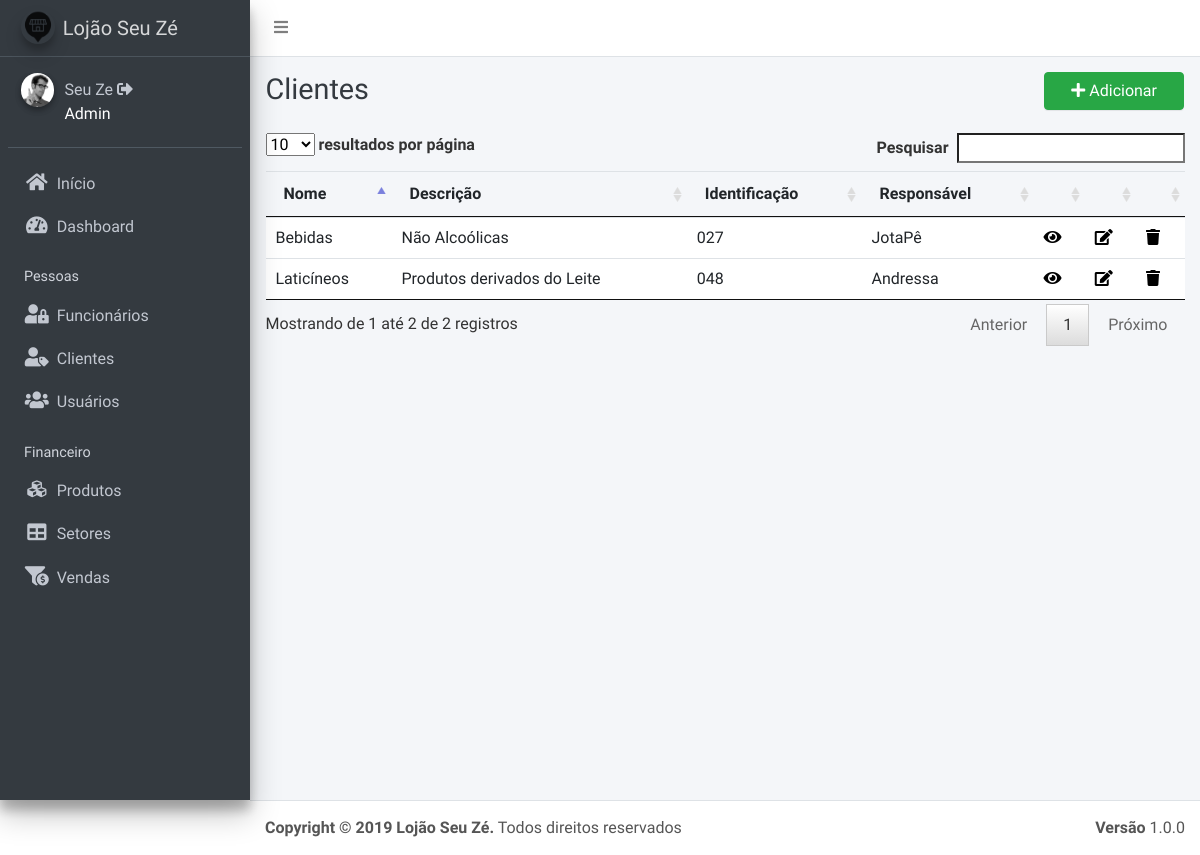
Before: /listaSetores.php (signed in) with the older database file.
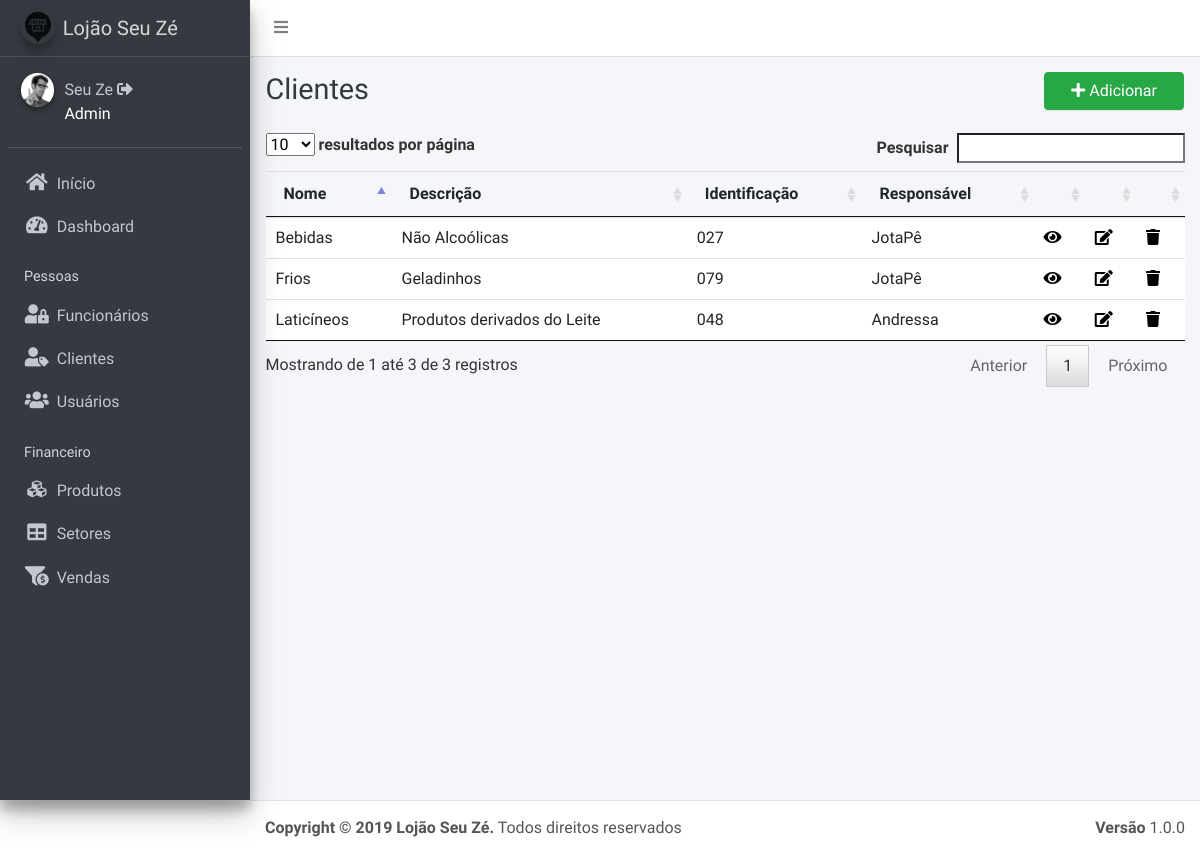
After: the same page with the newer database file.
### tables this page shows
CREATE TABLE `setores` (
  `id` int(11) NOT NULL,
  `nome` varchar(40) NOT NULL,
  `descricao` varchar(60) DEFAULT NULL,
  `nid` varchar(10) NOT NULL,
  `responsavel` int(11) DEFAULT NULL
);

### listaSetores.php (the view, shortened to what this page needs)
<?php require ('header.php'); ?>
<?php require ('dashboard.php'); ?>
<?php
if($_SESSION['cargo']=="Administrador"){
$sql = "SELECT * FROM setores ORDER BY id ASC";
$result = $conexao->query($sql);
?>
  <div class="content-wrapper">
    <div class="content-header">
      <div class="container-fluid">
        <div class="row mb-2">
          <div class="col-sm-3">
            <h1 class="m-0 text-dark">Clientes</h1>
          </div>
          <div class="col-sm-3">
          </div>
          <div class="col-sm-4">
          </div>
          <div class="col-sm-2">
            <a href="insertSetor.php"><button type="button" class="btn btn-block btn-success"><i class="nav-icon fa fa-plus"></i> Adicionar</button></a>
          </div>
        </div>
      </div>
    </div>
    <section class="content">
      <div class="container-fluid">
        <div class="row">
          <section class="col-lg-12 connectedSortable">
            <table id="tabelinha" class="table table-hover">
              <thead>
                <tr>
                  <th>Nome</th>
                  <th>Descrição</th>
                  <th>Identificação</th>
                  <th>Responsável</th>
                  <th></th>
                  <th></th>
                  <th></th>
                </tr>
              </thead>
              <tbody>
                <?php
                if ($result->num_rows > 0) {
                    while ($row = $result->fetch_assoc()) {
                        echo "<tr href='viewSetor.php?id=".$row['id']."' >";
                        echo "<td>" .$row["nome"] . "</td>";
                        echo "<td>" .$row["descricao"] . "</td> ";
                        echo "<td>" .$row["nid"] . "</td>";
                        $responsavel = "SELECT usuarios.nome FROM `setores` INNER JOIN `usuarios` WHERE setores.responsavel=usuarios.id AND setores.id=$row[id];";
                        $resultado = $conexao->query($responsavel);
                        $linha = $resultado->fetch_assoc();
                        echo "<td>" .$linha['nome'] . "</td>";
                      ?>
                        <td><a href="viewSetor.php?id=<?php echo $row['id'];?>" style="text-decoration: none;color: #000;" data-toggle="tooltip" title="Visualizar"><i class="fa fa-eye"></i></a></td>
                        <td><a href="updateSetor.php?id=<?php echo $row['id'];?>" style="text-decoration: none;color: #000;" data-toggle="tooltip" title="Editar"><i class="fa fa-edit"></i></a></td>
                        <td><a href="#" onclick="excluir(<?php echo $row['id'];?>)" style="text-decoration: none;color: #000;" data-toggle="tooltip" title="Excluir"><i class="fa fa-trash"></i></a></td>
                      <?php
                      echo "</tr>";
                    }
                }
                ?>
              </tbody>
            </table>
          </section>
        </div>
      </div>
    </section>
  </div>
<?php
  }
?>
<?php require ('footer.php');?>

### header.php (shortened to what this page needs)
<!DOCTYPE html>
<html>
<head>
  <link rel="stylesheet" href="https://use.fontawesome.com/releases/v5.8.1/css/all.css">
  <link rel="stylesheet" href="https://code.ionicframework.com/ionicons/2.0.1/css/ionicons.min.css">
  <link rel="stylesheet" href="dist/css/adminlte.min.css">
  <link rel="stylesheet" href="plugins/bootstrap-wysihtml5/bootstrap3-wysihtml5.min.css">
  <link rel="stylesheet" type="text/css" href="plugins/datatables/jquery.dataTables.css">
</head>
<body class="hold-transition sidebar-mini">
<div class="wrapper">
  <nav class="main-header navbar navbar-expand bg-white navbar-light border-bottom">
    <ul class="navbar-nav">
      <li class="nav-item">
        <a class="nav-link" data-widget="pushmenu" href="#"><i class="fa fa-bars"></i></a>
      </li>
    </ul>
  </nav>

### dashboard.php
<aside class="main-sidebar sidebar-dark-primary elevation-4">
   <a href="index.php" class="brand-link">
     <img src="dist/img/logo.png" alt="AdminLTE Logo" class="brand-image img-circle elevation-3"
          style="opacity: .8">
     <span class="brand-text font-weight-light">Lojão Seu Zé</span>
   </a>
   <div class="sidebar">
     <div class="user-panel mt-3 pb-3 mb-3 d-flex">
       <div class="image">
         <img src="dist/img/user2-160x160.jpg" class="img-circle elevation-2" alt="Imagem Usuário">
       </div>
       <div class="info">
         <a href="viewUsuario.php?id=<?php echo $_SESSION['id'] ?>"> <?php echo $_SESSION['nome'] ; ?></a> <a href="logout.php"><i data-toggle="tooltip" title="Logout " class="fa fa-sign-out-alt"></i></a>
         <span class="brand-text font-weight-light d-block" style="color: #FFF;"> <?php echo $_SESSION['tipo']; ?></span>
       </div>
     </div>
     <nav class="mt-2">
       <ul class="nav nav-pills nav-sidebar flex-column" data-widget="treeview" role="menu" data-accordion="false">
         <li class="nav-item">
           <a href="inicio.php" class="nav-link">
             <i class="nav-icon fa fa-home"></i>
             <p>
               Início
             </p>
           </a>
         </li>
         <?php if ($_SESSION['cargo'] == "Administrador") { ?>
         <li class="nav-item">
           <a href="index.php" class="nav-link">
             <i class="nav-icon fa fa-tachometer-alt"></i>
             <p>
               Dashboard
             </p>
           </a>
         </li>
         <?php } ?>
         <?php if ($_SESSION['cargo'] == "Administrador") { ?>
         <li class="nav-header">Pessoas</li>
         <li class="nav-item">
           <a href="listaFuncionarios.php" class="nav-link">
             <i class="nav-icon fa fa-user-lock"></i>
             <p>
               Funcionários
             </p>
           </a>
         </li>
         <li class="nav-item">
           <a href="listaClientes.php" class="nav-link">
             <i class="nav-icon fa fa-user-tag"></i>
             <p>
               Clientes
             </p>
           </a>
         </li>
         <li class="nav-item">
           <a href="listaUsuario.php" class="nav-link">
             <i class="nav-icon fa fa-users"></i>
             <p>
               Usuários
             </p>
           </a>
         </li>
         <li class="nav-header">Financeiro</li>
         <?php } ?>
          <li class="nav-item">
           <a href="listaProdutos.php" class="nav-link">
             <i class="nav-icon fa fa-cubes"></i>
             <p>
               Produtos
             </p>
           </a>
         </li>
         <?php if ($_SESSION['cargo'] == "Administrador") { ?>
         <li class="nav-item">
           <a href="listaSetores.php" class="nav-link">
             <i class="nav-icon fa fa-table"></i>
             <p>
               Setores
             </p>
           </a>
         </li>
         <?php } ?>
         <?php if ($_SESSION['cargo'] == "Administrador" || $_SESSION['cargo'] == "Vendedor") { ?>
         <li class="nav-item">
           <a href="#" class="nav-link">
             <i class="nav-icon fa fa-funnel-dollar "></i>
             <p>
               Vendas
             </p>
           </a>
         </li>
         <?php } ?>
       </ul>
     </nav>
   </div>
 </aside>

### footer.php (shortened to what this page needs)
  <footer class="main-footer">
    <strong>Copyright &copy; 2019 Lojão Seu Zé.</strong>
    Todos direitos reservados
    <div class="float-right d-none d-sm-inline-block">
      <b>Versão</b> 1.0.0
    </div>
  </footer>
</div>
</body>
</html>

Changed rows visible on the page:
added setores: nome "Frios", descricao "Geladinhos", nid "079", nome "JotaPê"
Other visible differences:
text written by a page script: "resultados por página Pesquisar Mostrando de 1 até 2 de 2 registros Anterior 1 Próximo" → "resultados por página Pesquisar Mostrando de 1 até 3 de 3 registros Anterior 1 Próximo"
